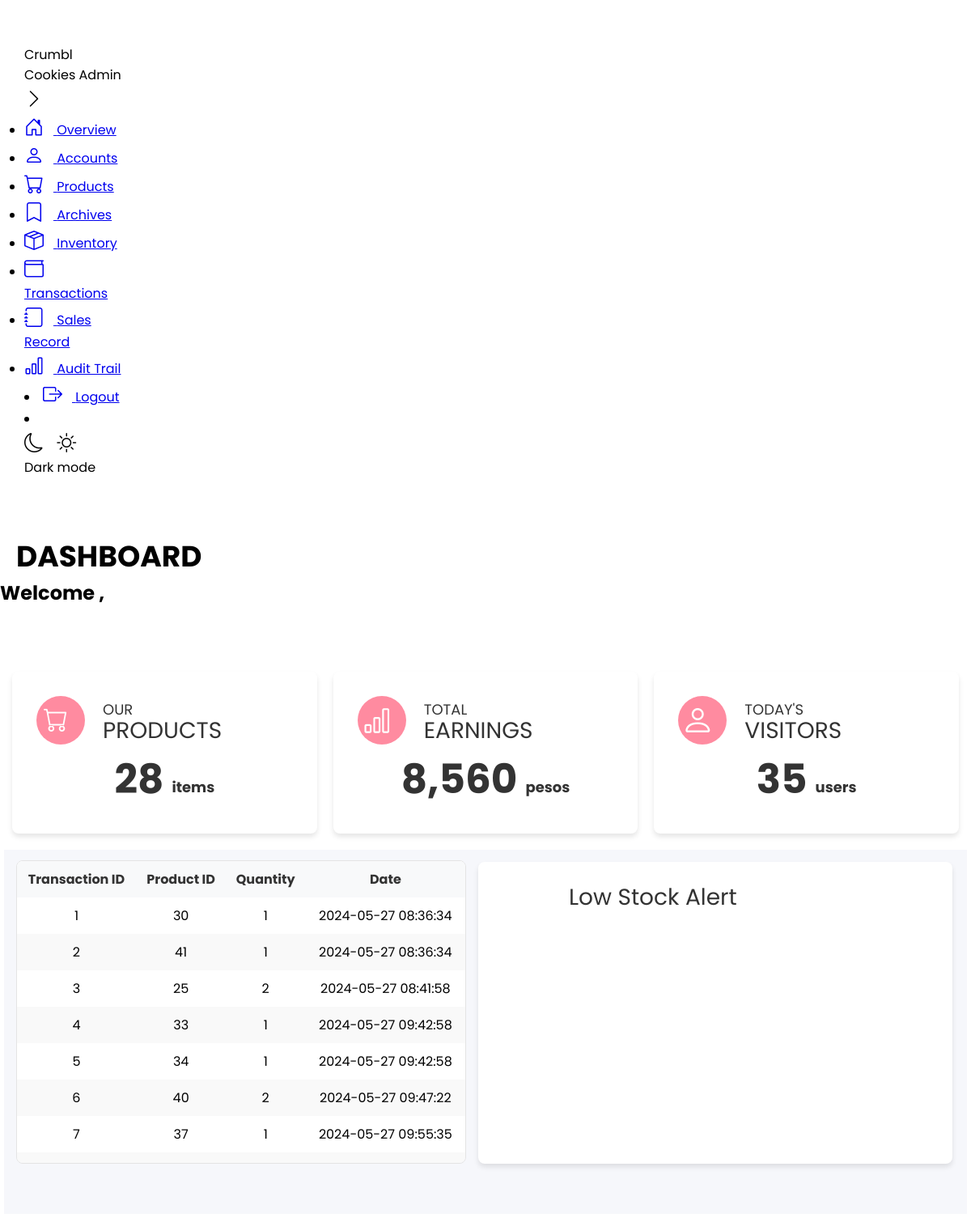
The app's page /admin-overview.php, older data.
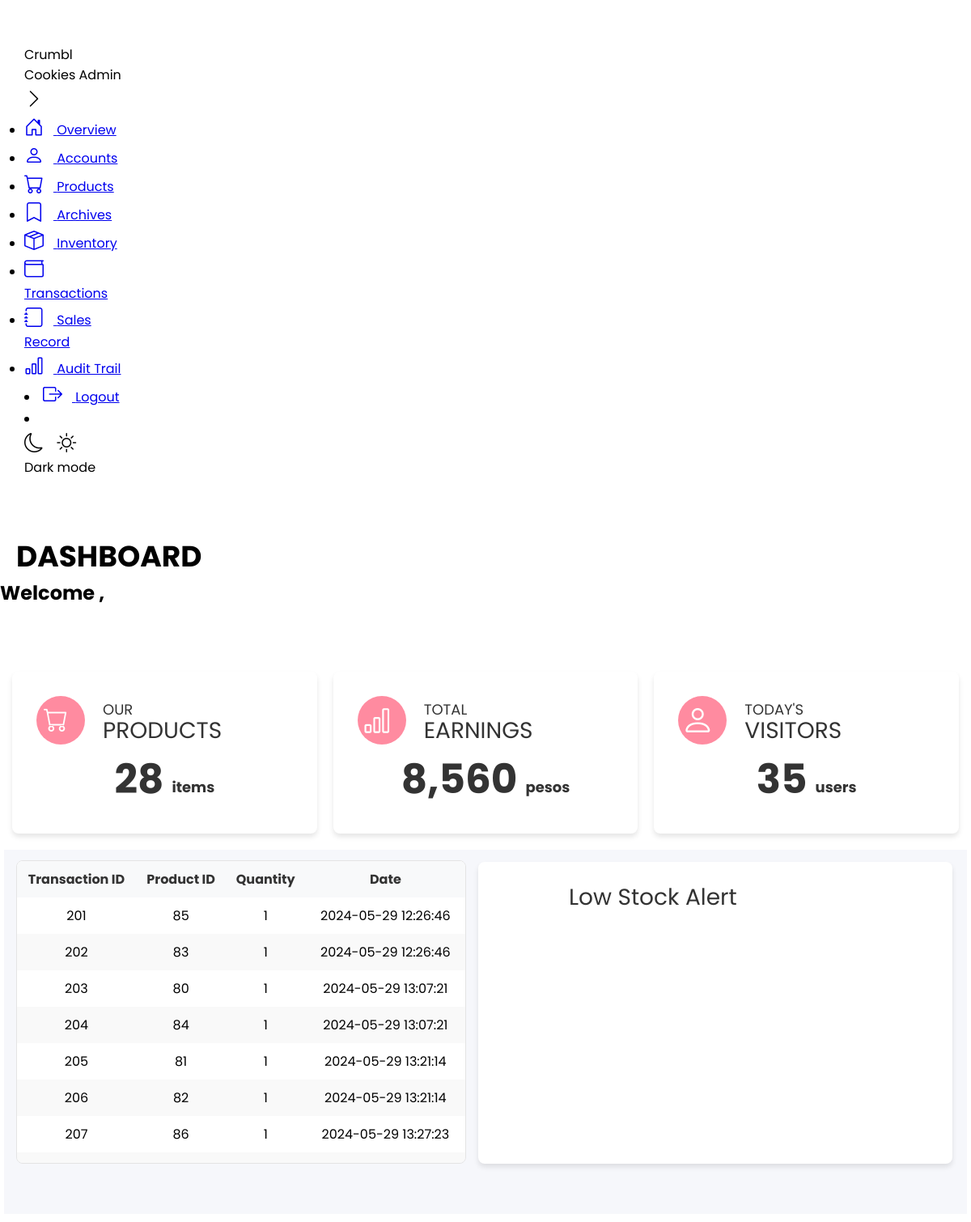
The same page, newer data.
### tables this page shows
CREATE TABLE `transaction_table` (
  `transaction_id` int(11) NOT NULL AUTO_INCREMENT,
  `product_id` int(11) NOT NULL,
  `quantity_sold` int(11) NOT NULL,
  `reference_number` varchar(45) NOT NULL,
  `receipt_number` varchar(45) NOT NULL,
  `status` enum('Paid','Pending') NOT NULL,
  `transaction_date` datetime NOT NULL,
  PRIMARY KEY (`transaction_id`),
  KEY `product_id` (`product_id`),
  CONSTRAINT `product_id` FOREIGN KEY (`product_id`) REFERENCES `product_table` (`product_id`) ON DELETE NO ACTION ON UPDATE NO ACTION
);

### admin-overview.php (the view, shortened to what the changed rows need)
<!DOCTYPE html>
<html lang="en">
<head>
  <link rel="stylesheet" href="style.css">
  <link href="https://cdnjs.cloudflare.com/ajax/libs/bootstrap-icons/1.8.3/font/bootstrap-icons.min.css" rel="stylesheet">
</head>
<body>
<?php
    $fullname = $_SESSION['full_name'];
    $type = $_SESSION['role'];
?>
  <section class="home">
  <div class="text">
    <h1> Welcome <?php echo $type.", ".$fullname ?> </h1>
  </div>
  <div class="middle-container">
  <div class="table-container">
    <?php
      include "dbconnect.php";
      $selectsql = "SELECT * FROM inven_sales";
      if (isset($_POST['search']) && $_POST['search'] != NULL) {
        $searchinput = $_POST['search'];
        $selectsql = "SELECT * FROM transaction_table WHERE transaction_id LIKE '%$searchinput%' OR product_id LIKE '%$searchinput%' OR transaction_date LIKE '%$searchinput%'";
      } else {
        $selectsql = "SELECT * FROM transaction_table";
      }
      $result = $conn->query($selectsql);
      if ($result->num_rows > 0) {
        echo "<div class='table' id='transaction_table'>";
        echo "<div class='table__body'>";
        echo "<table>";
        echo "<thead>";
        echo "<tr>";
        echo "<th>Transaction ID</th>";
        echo "<th>Product ID</th>";
        echo "<th>Quantity</th>";
        echo "<th>Date</span></th>";
        echo "</tr>";
        echo "</thead>";
        echo "<tbody>";
        foreach ($result as $fielddata) {
          echo "<tr>";
          echo "<td>" . $fielddata['transaction_id'] . "</td>";
          echo "<td>" . $fielddata['product_id'] . "</td>";
          echo "<td>" . $fielddata['quantity_sold'] . "</td>";
          echo "<td>" . $fielddata['transaction_date'] . "</td>";
          echo "</tr>";
        }
        echo "</tbody>";
        echo "</table>";
        echo "</div>";
        echo "</div>";
      } else {
        echo "<p>No records found</p>";
      }
    ?>
  </div>
</div>
</section>
</body>
</html>

Row changes from the older to the newer data that the page shows:
removed transaction_table: transaction_id "1", product "30", quantity_sold "1", transaction_date "2024-05-27 08:36:34"
removed transaction_table: transaction_id "2", product "41", quantity_sold "1", transaction_date "2024-05-27 08:36:34"
removed transaction_table: transaction_id "3", product "25", quantity_sold "2", transaction_date "2024-05-27 08:41:58"
removed transaction_table: transaction_id "4", product "33", quantity_sold "1", transaction_date "2024-05-27 09:42:58"
removed transaction_table: transaction_id "5", product "34", quantity_sold "1", transaction_date "2024-05-27 09:42:58"
removed transaction_table: transaction_id "6", product "40", quantity_sold "2", transaction_date "2024-05-27 09:47:22"
removed transaction_table: transaction_id "7", product "37", quantity_sold "1", transaction_date "2024-05-27 09:55:35"
added transaction_table: transaction_id "201", product "85", quantity_sold "1", transaction_date "2024-05-29 12:26:46"
added transaction_table: transaction_id "202", product "83", quantity_sold "1", transaction_date "2024-05-29 12:26:46"
added transaction_table: transaction_id "203", product "80", quantity_sold "1", transaction_date "2024-05-29 13:07:21"
added transaction_table: transaction_id "204", product "84", quantity_sold "1", transaction_date "2024-05-29 13:07:21"
added transaction_table: transaction_id "205", product "81", quantity_sold "1", transaction_date "2024-05-29 13:21:14"
added transaction_table: transaction_id "206", product "82", quantity_sold "1", transaction_date "2024-05-29 13:21:14"
added transaction_table: transaction_id "207", product "86", quantity_sold "1", transaction_date "2024-05-29 13:27:23"
